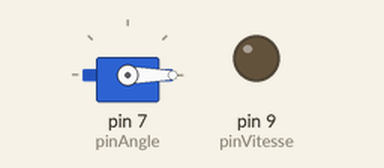
Simulated run of this sketch. Board: Arduino Uno, built with avr-gcc and run on an emulated ATmega328P. On the bench: servo, output pins drawn as LEDs (lit = HIGH).

Above: at 0.05 s.
At 2.05 s:
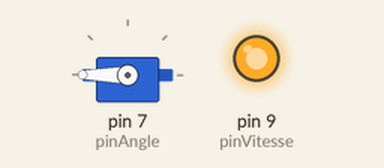
At 3.5 s:
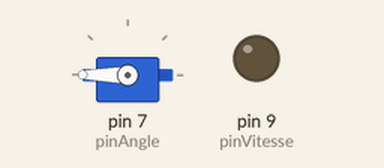
Timing chart, 0 to 8.1 s (numbered marks = the images above):
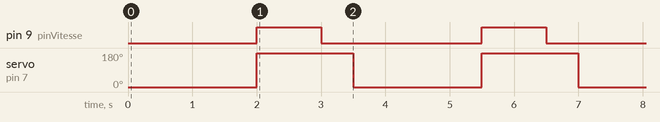

The sketch:

testContr_leVitesse.ino
```cpp
#include <Servo.h>

Servo monservo;

int pinVitesse=9;
int pinAngle=7;

void setup(){
    pinMode(pinVitesse,OUTPUT);
    monservo.attach(pinAngle);
}
void loop(){
    monservo.write(0);
    delay(2000);
    monservo.write(180);
    digitalWrite(pinVitesse,HIGH); //le moteur se lance
    delay(1000);
    digitalWrite(pinVitesse,LOW); //le moteur s'arrête
    delay(500);

}
```

Measured:
- by itself, pin 9 (pinVitesse): alternates HIGH for 1.0 s and LOW for 2.5 s
- by itself, servo on pin 7 (pinAngle): alternates 180° for 1.5 s and 0° for 2.0 s
